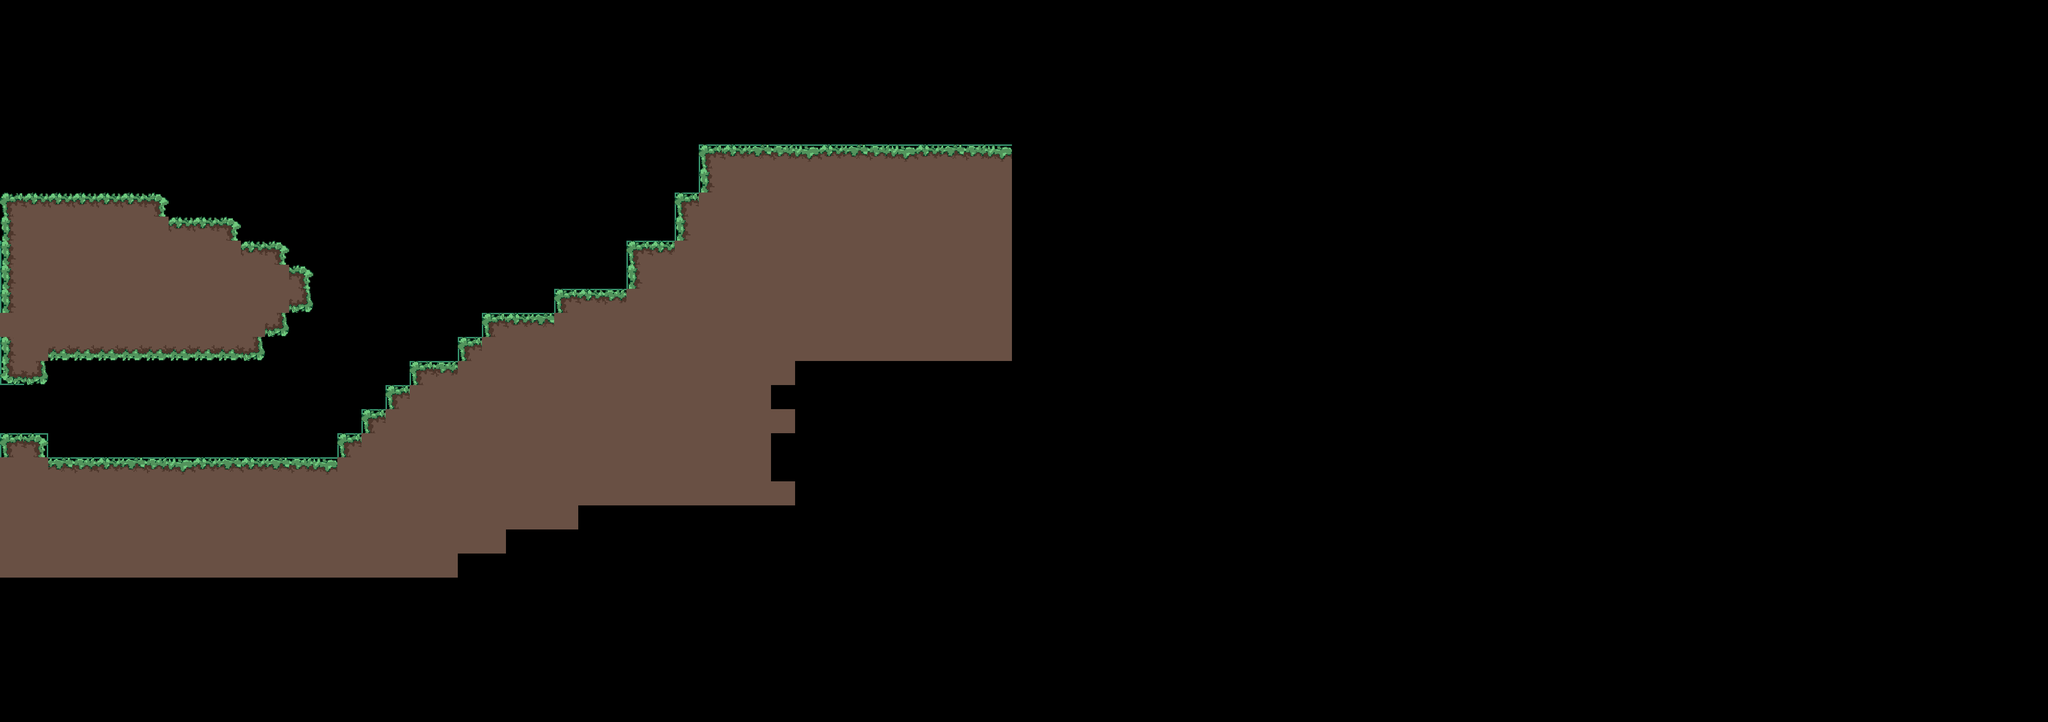

A level layout from a 2D game, rendered from its tile map. Below: a short description, then the map file with tile-grid data replaced by summaries:
An orthogonal 85x30 tile map with 50x50 px tiles, 2 tile layers (Vrstva dlaždic 1, textury), 2 tilesets.

<map version="1.5" tiledversion="2021.03.23" orientation="orthogonal" renderorder="right-down" width="85" height="30" tilewidth="50" tileheight="50" infinite="0" nextlayerid="3" nextobjectid="1">
 <tileset firstgid="1" source="../programmer art.tsx" />
 <tileset firstgid="26" source="../textury.tsx" />
 <layer id="1" name="Vrstva dlaždic 1" width="85" height="30">
  <data>[2550 cells, 52 non-empty, 6 distinct tile ids]</data>
 </layer>
 <layer id="2" name="textury" width="85" height="30">
  <data>[2550 cells, 429 non-empty, 11 distinct tile ids]</data>
 </layer>
</map>
